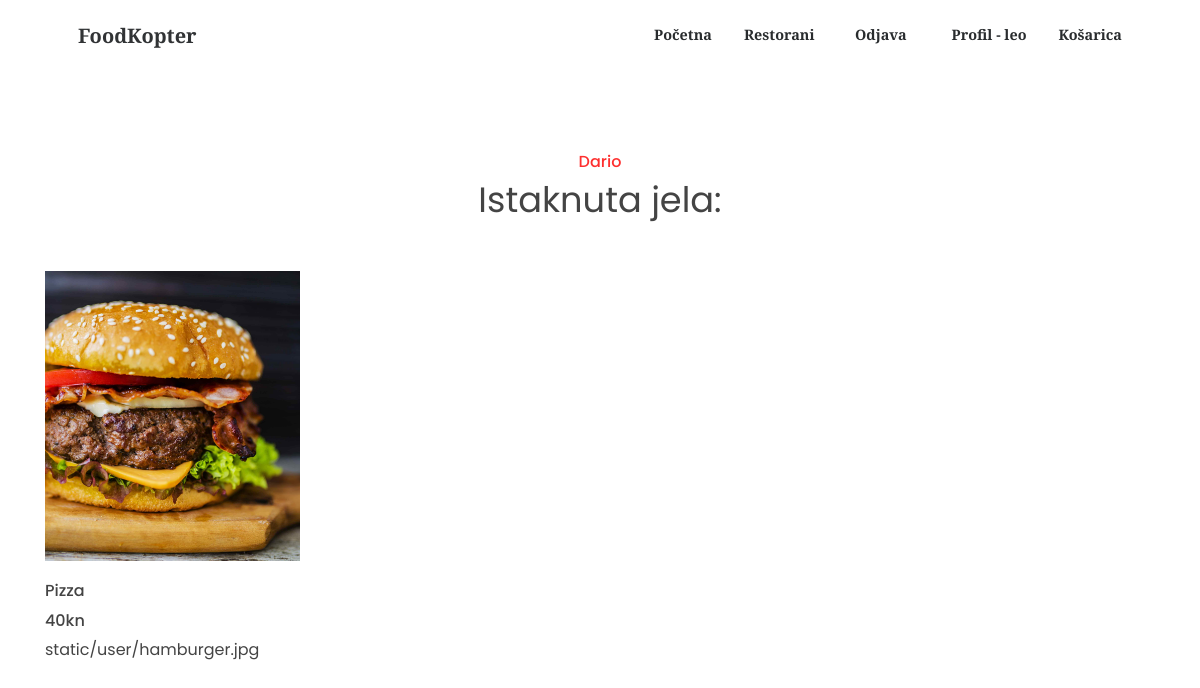
/restoran/Dario/ (signed in), run on the app's committed database.
### main/models.py (models this page shows, shortened)
class Restoran(models.Model):
    ime = models.CharField(max_length=50, blank=True)
    kratko = models.TextField(blank=True)
    opis = models.TextField(blank=True)
    sirina = models.FloatField(null=True)
    duzina = models.FloatField(null=True)
    grad = models.CharField(max_length=50, blank=True)
    slika = models.ImageField(default = "static/img/default1.jpg", upload_to='static/user/')

class Jelo(models.Model):
    ime = models.CharField(max_length=50, blank=True)
    cijena = models.IntegerField(null=True)
    restoran = models.ForeignKey(Restoran, on_delete=models.CASCADE, null = True)
    slika = models.ImageField(default = "static/img/default1.jpg", upload_to='static/user/')

### main/views.py (the view)
# urls.py: path('restoran/<str:ime>/', views.restoran, name="restoran"),
def restoran(request, ime):
    rs = Restoran.objects.get(ime=ime)
    jela = rs.jelo_set.all()
    args = {"rs":rs, "jela":jela}
    return render(request, "main/restoran.html", args)

### main/templates/main/restoran.html (shortened to what this page needs)
{% extends "main/navbar.html" %}
{% load static %}
{%block imports%}
<link href="{%static 'css/cards2.css'%}" rel="stylesheet" />
{%endblock%}
{% block content %}
{% if user.is_authenticated %}
<br><br><br>
<section class="section-products">
  <div class="container">
      <div class="row justify-content-center text-center">
          <div class="col-md-8 col-lg-6">
              <div class="header">
                  <h3>{{rs.ime}}</h3>
                  <h2>Istaknuta jela:</h2>
              </div>
          </div>
      </div>
      <div class="row">
          {%for jelo in jela %}
          <div class="col-md-6 col-lg-4 col-xl-3">
              <div id="product-1" class="single-product">
                <div class="part-1" style="background: url(/{{jelo.slika}}) no-repeat center; background-size: cover;
                transition: all 0.3s;">
                  </div>
                  <div class="part-2">
                      <h3 class="product-title">{{jelo.ime}}</h3>
					  <h4 class="product-price">{{jelo.cijena}}kn</h4>
                      {{jelo.slika}}
                  </div>
              </div>
          </div>
          {%endfor%}
      </div>
  </div>
</section>
{%else%}
<p style="font-weight: bold;" class="text-muted text-center">Trebate imati korisnički račun prije nego što možete napraviti narudžbu.</p>
{%endif%}
{%endblock content %}

### main/templates/main/navbar.html (shortened to what this page needs)
{% load static %}
<!DOCTYPE html>
<html>
    <head>
        <link rel="stylesheet" href="https://maxcdn.bootstrapcdn.com/bootstrap/4.5.2/css/bootstrap.min.css">
        <link href="{%static 'css/sign/navbar3.css'%}" rel="stylesheet" />
        <link rel="stylesheet" href="https://maxcdn.bootstrapcdn.com/bootstrap/4.5.2/css/bootstrap.min.css">
        {%block imports%}
        {%endblock imports%}
    </head>
    <body>
        <nav  class="navbar navbar-expand-lg navbar-light fixed-top py-3" id="mainNav">
            <div class="container px-4 px-lg-5">
                <a class="navbar-brand"  id="logg" href="#page-top">FoodKopter</a>
                <div class="collapse navbar-collapse" id="navbarResponsive">
                    <ul class="navbar-nav ms-auto my-2 my-lg-0">
                        <li class="nav-item"><a class="nav-link" href="/">Početna</a></li>
                        <li class="nav-item"><a class="nav-link" href="/demo/">Restorani</a></li>
                        {% if user.is_authenticated %}
                        <li class="nav-item"><a class="nav-link" href="/korisnik/odjava">Odjava</a></li>
                        {%else%}
                        <li class="nav-item"><a class="nav-link" href="/korisnik/registracija">Registracija</a></li>
                        <li class="nav-item"><a class="nav-link" href="/korisnik/prijava/">Prijava</a></li>
                        {%endif%}
                        {% if user.is_authenticated %}
                        <li class="nav-item"><a class="nav-link" href="/profil/">Profil - {{user}}</a></li>
                        <li class="nav-item"><a class="nav-link" href="/lista/">Košarica</a></li>
                        {%else%}
                        <li class="nav-item"><a class="nav-link">Niste prijavljeni</a></li>
                        {%endif%}
                    </ul>
                </div>
            </div>
        </nav>
    {% block content %}
    {% endblock content %}
    </body>
</html>

### static/css/sign/navbar3.css (style rules this page uses)
.container, .container-fluid, .container-xxl, .container-xl, .container-lg, .container-md, .container-sm { width: 100%; padding-right: var(--bs-gutter-x, 0.75rem); padding-left: var(--bs-gutter-x, 0.75rem); margin-right: auto; margin-left: auto; }
@media (min-width: 576px) { .container-sm, .container { max-width: 540px; } }
@media (min-width: 768px) { .container-md, .container-sm, .container { max-width: 720px; } }
@media (min-width: 992px) { .container-lg, .container-md, .container-sm, .container { max-width: 960px; } }
@media (min-width: 1200px) { .container-xl, .container-lg, .container-md, .container-sm, .container { max-width: 1140px; } }
#mainNav { box-shadow: 0 0.5rem 1rem rgba(0, 0, 0, 0.15); background-color: #fff; transition: background-color 0.2s ease; }
#mainNav .navbar-brand { font-family: "Merriweather Sans", -apple-system, BlinkMacSystemFont, "Segoe UI", Roboto, "Helvetica Neue", Arial, "Noto Sans", sans-serif, "Apple Color Emoji", "Segoe UI Emoji", "Segoe UI Symbol", "Noto Color Emoji"; font-weight: 700; color: #212529; }
#mainNav .navbar-nav .nav-item .nav-link { color: #212529; font-family: "Merriweather Sans", -apple-system, BlinkMacSystemFont, "Segoe UI", Roboto, "Helvetica Neue", Arial, "Noto Sans", sans-serif, "Apple Color Emoji", "Segoe UI Emoji", "Segoe UI Symbol", "Noto Color Emoji"; font-weight: 700; font-size: 0.9rem; padding: 0.75rem 0; }
@media (min-width: 992px) { #mainNav { box-shadow: none; background-color: transparent; } }
@media (min-width: 992px) { #mainNav .navbar-brand { color: #313335; } }
@media (min-width: 992px) { #mainNav .navbar-nav .nav-item .nav-link { color: #292c2e; padding: 0 1rem; } }
@media (min-width: 992px) { #mainNav .navbar-nav .nav-item:last-child .nav-link { padding-right: 0; } }
.ms-auto { margin-left: auto !important; }
.my-2 { margin-top: 0.5rem !important; margin-bottom: 0.5rem !important; }
.py-3 { padding-top: 1rem !important; padding-bottom: 1rem !important; }
.fixed-top { position: fixed; top: 0; right: 0; left: 0; z-index: 1030; }
.my-lg-0 { margin-top: 0 !important; margin-bottom: 0 !important; }
.px-lg-5 { padding-right: 3rem !important; padding-left: 3rem !important; }
.px-4 { padding-right: 1.5rem !important; padding-left: 1.5rem !important; }
.nav-link { display: block; padding: 0.5rem 1rem; color: #f4623a; text-decoration: none; transition: color 0.15s ease-in-out, background-color 0.15s ease-in-out, border-color 0.15s ease-in-out; }
.navbar { position: relative; display: flex; flex-wrap: wrap; align-items: center; justify-content: space-between; padding-top: 0.5rem; padding-bottom: 0.5rem; }
.navbar > .container, .navbar > .container-fluid, .navbar > .container-sm, .navbar > .container-md, .navbar > .container-lg, .navbar > .container-xl, .navbar > .container-xxl { display: flex; flex-wrap: inherit; align-items: center; justify-content: space-between; }
.navbar-brand { padding-top: 0.3125rem; padding-bottom: 0.3125rem; margin-right: 1rem; font-size: 1.25rem; text-decoration: none; white-space: nowrap; }
.navbar-nav { display: flex; flex-direction: column; padding-left: 0; margin-bottom: 0; list-style: none; }
.navbar-nav .nav-link { padding-right: 0; padding-left: 0; }
.navbar-collapse { flex-basis: 100%; flex-grow: 1; align-items: center; }
@media (min-width: 992px) { .navbar-expand-lg { flex-wrap: nowrap; justify-content: flex-start; } }
@media (min-width: 992px) { .navbar-expand-lg .navbar-nav { flex-direction: row; } }
@media (min-width: 992px) { .navbar-expand-lg .navbar-nav .nav-link { padding-right: 0.5rem; padding-left: 0.5rem; } }
@media (min-width: 992px) { .navbar-expand-lg .navbar-collapse { display: flex !important; flex-basis: auto; } }
.navbar-light .navbar-brand { color: rgba(0, 0, 0, 0.9); }
.navbar-light .navbar-nav .nav-link { color: rgba(0, 0, 0, 0.55); }

### data on the page
Restoran: ime "Dario"
Jelo: slika (picture), ime "Pizza", cijena "40", slika "static/user/hamburger.jpg"

### other printed values
{{ user }} "leo"
